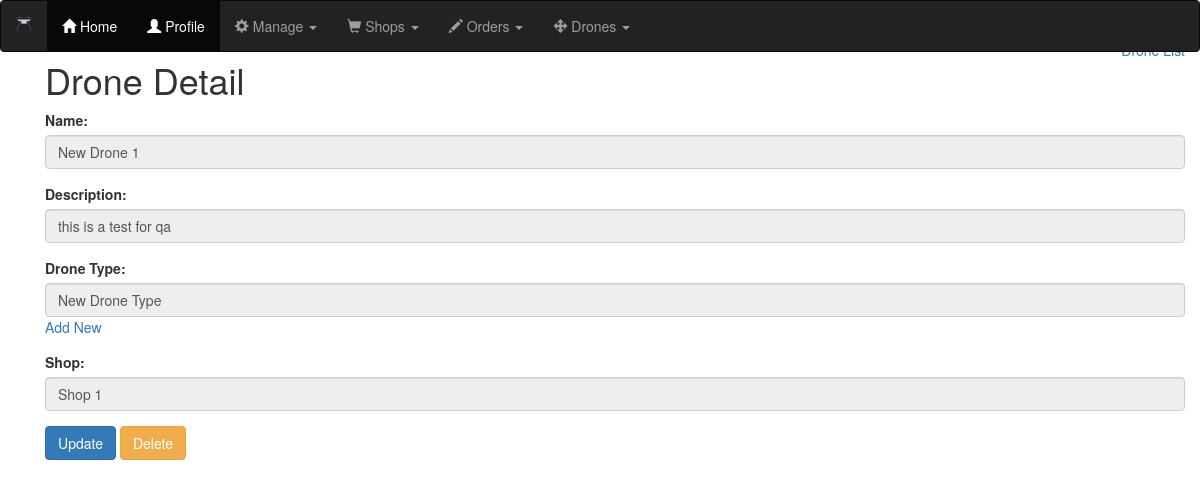
/drones/drone/1/detail, run on the app's committed database.
### drones/models.py (models this page shows, shortened)
class Drone(models.Model):
    name = models.CharField(max_length=25)
    description = models.CharField(max_length=50)
    drone_type = models.ForeignKey(DroneType,related_name="drone_type",on_delete=models.DO_NOTHING)
    shop = models.ForeignKey(Shop,related_name="shop",on_delete=models.DO_NOTHING,null=True)

class DroneType(models.Model):
    name = models.CharField(max_length=25)
    description = models.CharField(max_length=50)
    self_weight = models.IntegerField()
    payload_weight = models.IntegerField()
    external_reference = models.CharField(max_length=25,blank=True)
    def __str__(self):
        return self.name

### shops/models.py (models this page shows, shortened)
class Shop(models.Model):
    name = models.CharField(max_length=25)
    description = models.CharField(blank=True, max_length=50)
    address = models.CharField(max_length=50)
    active = models.BooleanField(blank=False,default=False)
    service_site = models.ForeignKey(ServiceSite,related_name='Shops',null=True,on_delete=models.DO_NOTHING)
    menu = models.ForeignKey(Menu,related_name='menu',null=True,on_delete=models.DO_NOTHING)
    def __str__(self):
        return self.name

### drones/views.py (the view)
# urls.py: path('drone/<int:id>/detail',DroneDetailView.as_view(),name='drone_detail'),
class DroneDetailView(DetailView):
    template_name = 'drones/drone_detail.html'
    model=Drone
    context_object_name = 'drone'
    def get_object(self):
        id_ = self.kwargs.get("id")
        return get_object_or_404(Drone,id=id_)

### drones/templates/drones/drone_detail.html (shortened to what this page needs)
<!DOCTYPE html>
{% extends "base.html" %}
{% load crispy_forms_tags %}
{% block content %}
<br><br>
<div class="container">
  <a href="{% url 'drones:drone_list' %}" style="align:right; float: right;">Drone List</a>
  <h1>Drone Detail</h1>
  <form method="POST">
    <div class="form-group">
        <label for="name">Name:</label>
        <input type="text" class="form-control" id="name" value='{{ drone.name }}' disabled>
    </div>
    <div class="form-group">
        <label for="description">Description:</label>
        <input type="text" class="form-control" id="description" value="{{ drone.description }}" disabled>
    </div>
    <div class="form-group">
        <label for="description">Drone Type:</label>
        <input type="text" class="form-control" id="drone_type" value="{{ drone.drone_type }}" disabled>
        <a href="{% url 'drones:drone_type_create' %}">Add New</a>
    </div>
    <div class="form-group">
        <label for="description">Shop:</label>
        <input type="text" class="form-control" id="shop" value="{{ drone.shop }}" disabled>
    </div>
    <a href="{% url 'drones:drone_update' drone.id %}"><button type="button" class="btn btn-primary">Update</button></a>
    <a href="{% url 'drones:drone_delete' drone.id %}"><button type="button" class="btn btn-warning">Delete</button></a>
  </form>
</div>
{% endblock %}

### data on the page
Drone: name "New Drone 1", description "this is a test for qa", drone_type "New Drone Type", shop "Shop 1"
